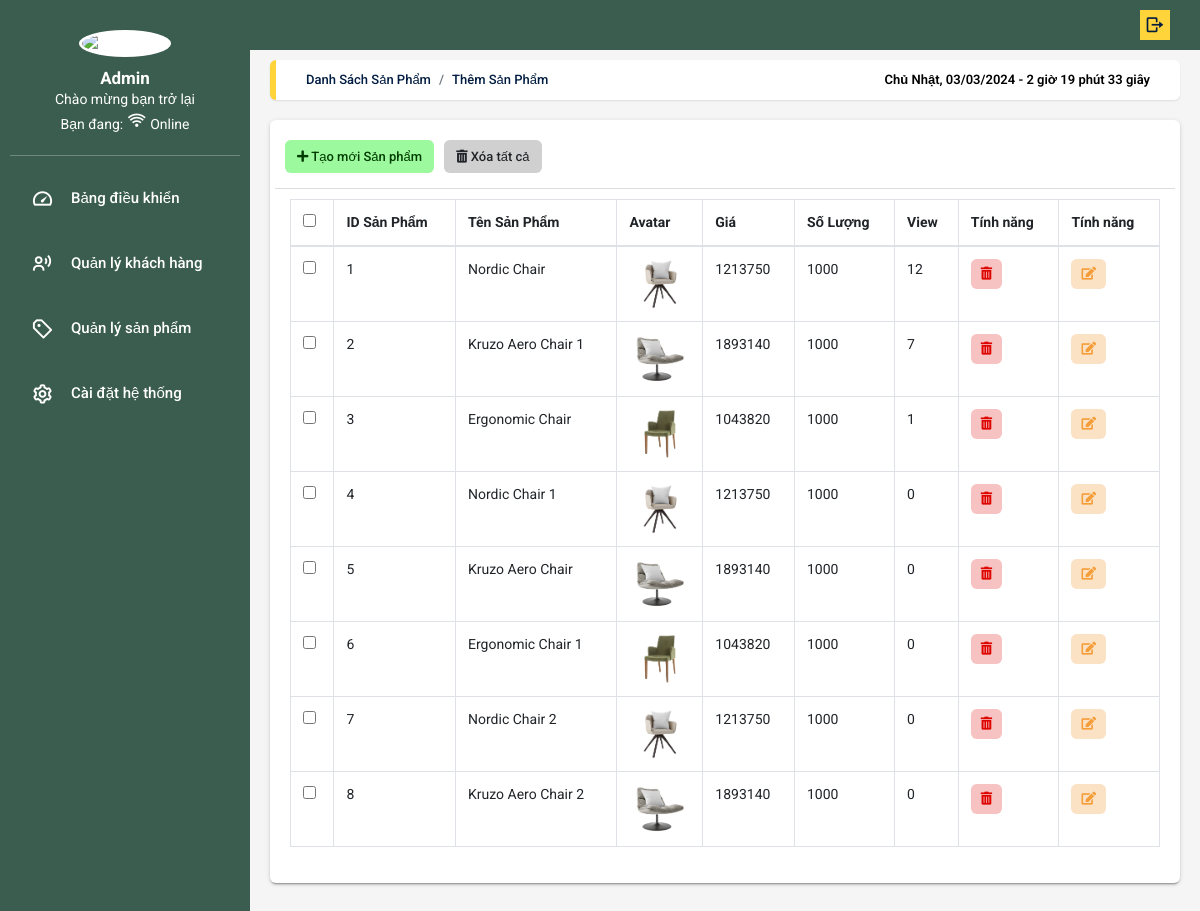
The app's page /Admin/index.php?page=bangsp with its own data.
### tables this page shows
CREATE TABLE `sanpham` (
  `id` int(11) NOT NULL,
  `ten` varchar(50) NOT NULL,
  `gia` float NOT NULL,
  `soluong` int(11) NOT NULL,
  `id_dm` int(11) NOT NULL,
  `img` varchar(300) NOT NULL,
  `view` int(11) NOT NULL,
  `tinhtrang` int(11) NOT NULL,
  `nhacungcap` int(11) NOT NULL,
  `mota` varchar(255) NOT NULL,
  `gioithieu` varchar(500) NOT NULL
);

### Admin/model/hoadon.php (called while the page is built, shortened)
<?php
    function getall_tabel(){
        $conn = conectdb();
        $stmt = $conn->prepare("SELECT * FROM sanpham ");
        $stmt->execute();
        $sp = $stmt->fetchAll();
       return $sp;
    }
?>

### Admin/view/tablesp.php (the view, shortened to what this page needs)
<main class="app-content">
  <div class="app-title">
    <ul class="app-breadcrumb breadcrumb side">
    <li class="breadcrumb-item"><a href="index.php?page=bangsp">Danh sách sản phẩm</a></li>
        <li class="breadcrumb-item"><a href="index.php?page=sanpham">Thêm sản phẩm</a></li>
    </ul>
    <div id="clock"></div>
  </div>
  <div class="row">
    <div class="col-md-12">
        <div class="tile">
            <div class="tile-body">
                <div class="row element-button">
                    <div class="col-sm-2">
                        <a class="btn btn-add btn-sm" href="index.php?page=sanpham" title="Thêm">
                            <i class="fas fa-plus"></i> Tạo mới Sản phẩm
                        </a>
                    </div>
                    <div class="col-sm-2">
                        <a class="btn btn-delete btn-sm" type="button" title="Xóa" onclick="myFunction(this)">
                            <i class="fas fa-trash-alt"></i> Xóa tất cả
                        </a>
                    </div>
                </div>
                <div class="table-responsive-sm">
                    <table class="table table-hover table-bordered js-copytextarea" cellpadding="0" cellspacing="0" border="0"
                        id="sampleTable">
                        <thead>
                            <tr>
                                <th><input type="checkbox" id="all"></th>
                                <th>ID Sản Phẩm</th>
                                <th>Tên Sản Phẩm</th>
                                <th>Avatar</th>
                                <th>Giá</th>
                                <th>Số Lượng</th>
                                <th>View</th>
                                <th>Tính năng</th>
                                <th>Tính năng</th>
                            </tr>
                        </thead>
                        <tbody>
                            <?php
                            $sp = getall_tabel();
                            foreach ($sp as $show) {
                                echo '
                                <tr>
                                    <td><input type="checkbox" name="check1" value="1"></td>
                                    <td>' . $show['id'] . '</td>
                                    <td>' . $show['ten'] . '</td>
                                    <td><img class="img-card-person" src="../uploadsPr/' . $show['img'] . '" alt=""></td>
                                    <td>' . $show['gia'] . '</td>
                                    <td>' . $show['soluong'] . '</td>
                                    <td>' . $show['view'] . '</td>
                                    <td class="table-td-center">
                                        <button class="btn btn-primary btn-sm trash" type="button" data-id="' . $show['id'] . '" title="Xóa">
                                            <i class="fas fa-trash-alt"></i>
                                        </button>
                                    </td>
                                    <td class="table-td-center">
                                        <button class="btn btn-primary btn-sm edit" type="button" title="Sửa" data-toggle="modal" data-target="#ModalUP"
                                            data-id="' . $show['id'] . '"
                                            data-name="' . $show['ten'] . '"
                                            data-img="../uploads/' . $show['img'] . '"
                                            data-gia="' . $show['gia'] . '"
                                            data-soluong="' . $show['soluong'] . '"
                                            data-view="' . $show['view'] . '">
                                            <i class="fas fa-edit"></i>
                                        </button>
                                    </td>
                                </tr>';
                            }
                            ?>
                        </tbody>
                    </table>
                </div>
            </div>
        </div>
    </div>
</div>
</main>
</body>
</html>

### records on screen
sanpham: id "1", ten "Nordic Chair", img (picture), gia "1213750", soluong "1000", view "12"
sanpham: id "2", ten "Kruzo Aero Chair 1", img (picture), gia "1893140", soluong "1000", view "7"
sanpham: id "3", ten "Ergonomic Chair", img (picture), gia "1043820", soluong "1000", view "1"
sanpham: id "4", ten "Nordic Chair 1", img (picture), gia "1213750", soluong "1000", view "0"
sanpham: id "5", ten "Kruzo Aero Chair", img (picture), gia "1893140", soluong "1000", view "0"
sanpham: id "6", ten "Ergonomic Chair 1", img (picture), gia "1043820", soluong "1000", view "0"
sanpham: id "7", ten "Nordic Chair 2", img (picture), gia "1213750", soluong "1000", view "0"
sanpham: id "8", ten "Kruzo Aero Chair 2", img (picture), gia "1893140", soluong "1000", view "0"
